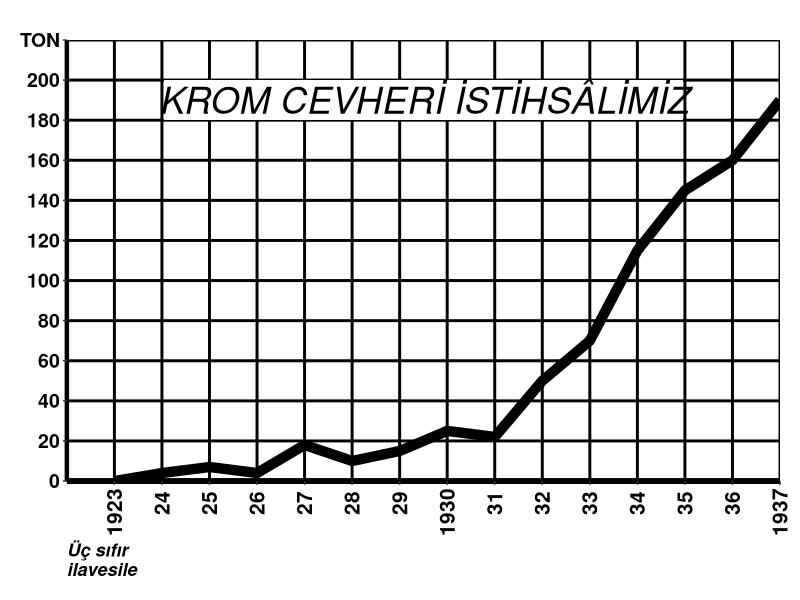

This figure's R source:
Sys.setlocale(locale = "Turkish")
library(ggplot2)
tarih <- c(1923,1924,1925,1926,1927,1928,1929,1930,1931,1932,1933,1934,1935,1936,1937)
miktar <- c(0,4,7,4,18,10,15,25,22,50,70,115,145,160,190)
KromCevheri <- data.frame(tarih,miktar)
ggplot(KromCevheri, aes(tarih,miktar)) + geom_line(size=3.5) + 
  labs(caption=
         "Üç sıfır \nilavesile") +
  theme_classic() +
  theme(panel.grid.major = element_line(colour = "black", size = 1)) +
  theme(axis.title = element_blank()) +
  theme(axis.text.x = element_text(angle = 90, face = "bold", size = 15, vjust = 0.5, colour = "black")) +
  theme(axis.text.y = element_text(face="bold", size=14, colour = "black")) +
  theme(axis.line.x = element_line(size = 2)) +
  theme(axis.line.y = element_line(size = 1.5)) +
  theme(plot.caption = element_text(hjust=0, face="bold.italic", size=13)) +
  theme(plot.margin = unit(c(2,1,1,1), "lines")) +
  scale_x_continuous(
    limits = c(1922,1937),
    breaks = c(1923,1924,1925,1926,1927,1928,1929,1930,1931,1932,1933,1934,1935,1936,1937),
    label = c("1923","   24","   25","   26","   27","   28","   29",
              "1930","   31","   32","   33","   34","   35","   36","1937"),
    expand = c(0,0)
  ) +
  scale_y_continuous(
    limits = c(0,220),
    breaks = c(0,20,40,60,80,100,120,140,160,180,200,220),
    label = c("0","20","40","60","80","100","120","140","160","180","200","TON"),
    expand = c(0,0)
  ) +
  annotate(geom="rect", xmin = 1924.05, xmax = 1934.95, ymin = 180.3, ymax = 199.8, fill = "white" ) +
  annotate(geom="text", x=1929.5,y=190,label="KROM CEVHERİ İSTİHSÂLİMİZ", size= 9.3, fontface="italic")
